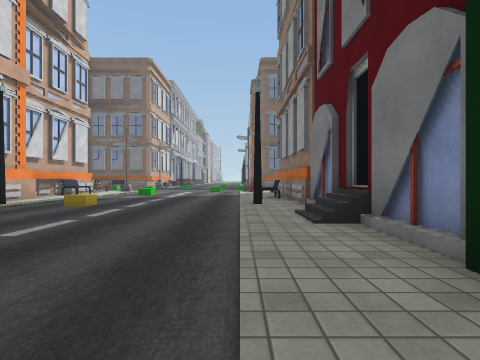
[1] (above)

24 first-person views from a walk through a scene from a Unity 3-D project. The camera is 1.2 m above the floor, looks level and sees 80° across. The floor is counted in squares, 2 m on a side. Each view is taken from the middle of a square. On the plan, view 1 faces up. The plan holds only what a view shows up to about 9 squares ahead; the rest is blank. The place goes on beyond the plan. Some surface patterns are stand-ins.

[2]
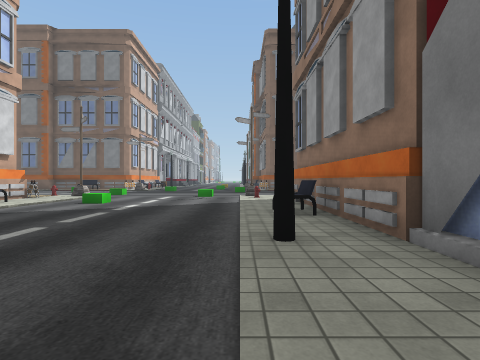

[3]
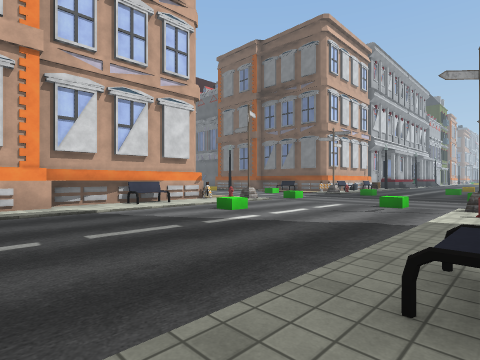

[4]
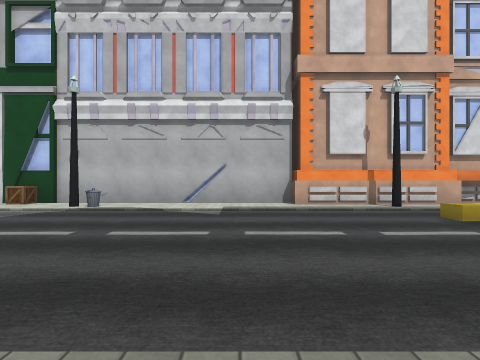

[5]
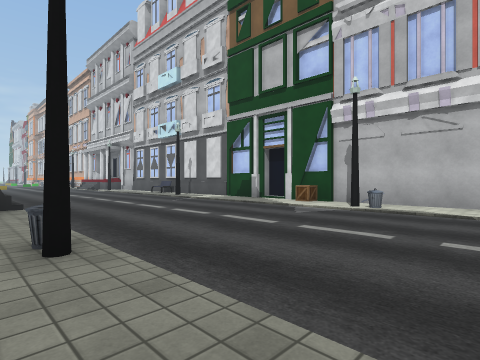

[6]
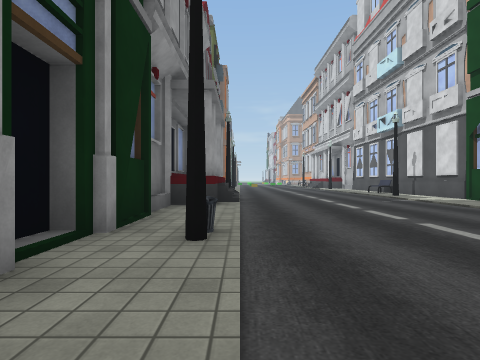

[7]
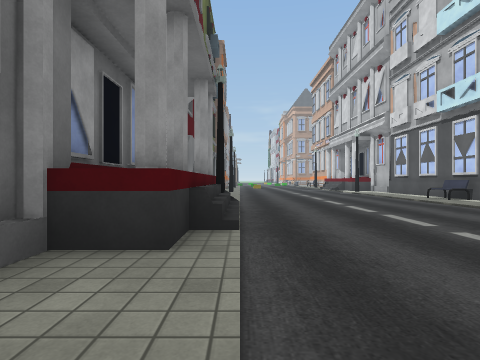

[8]
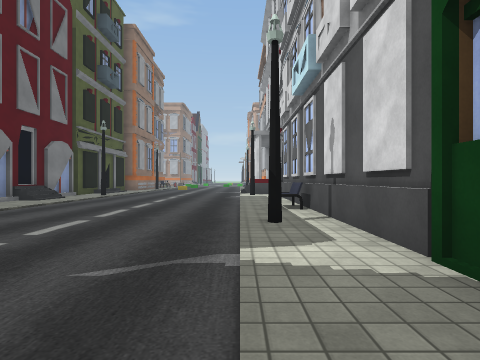

[9]
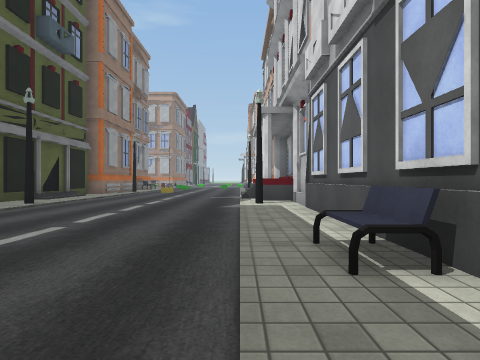

[10]
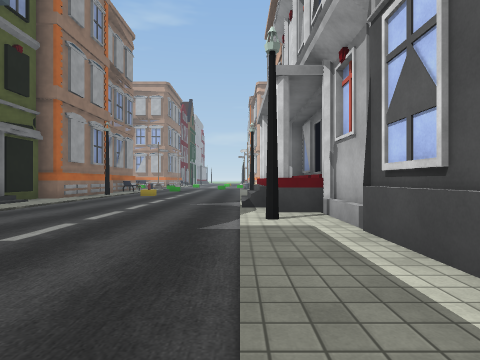

[11]
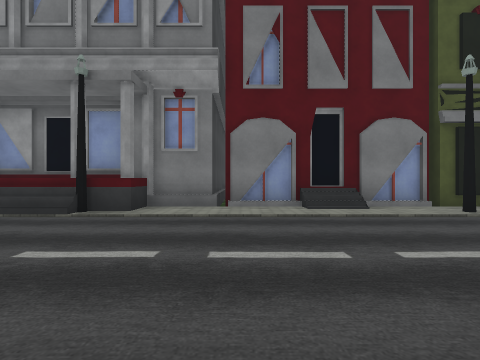

[12]
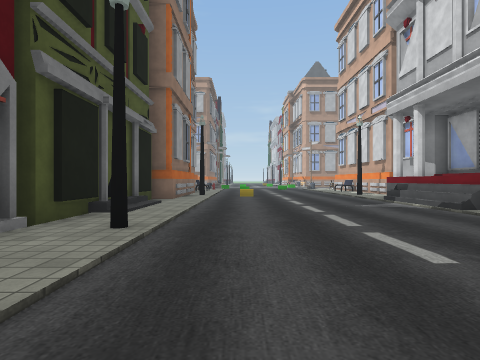

[13]
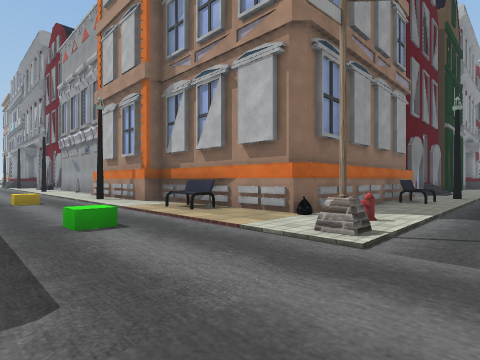

[14]
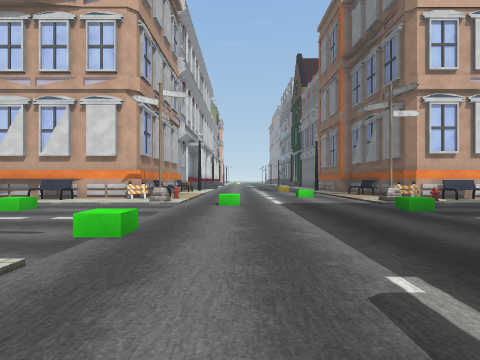

[15]
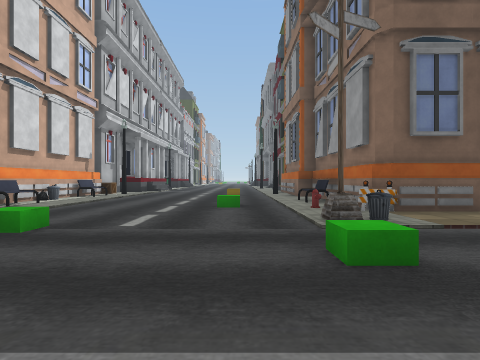

[16]
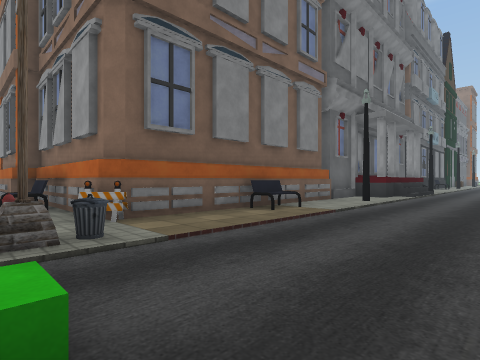

[17]
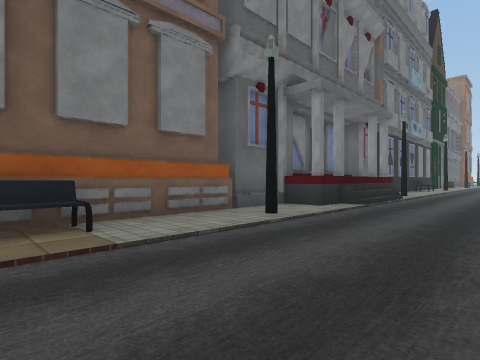

[18]
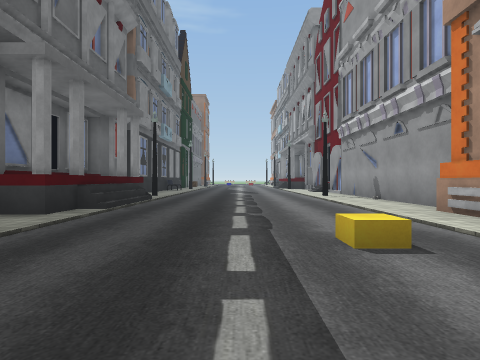

[19]
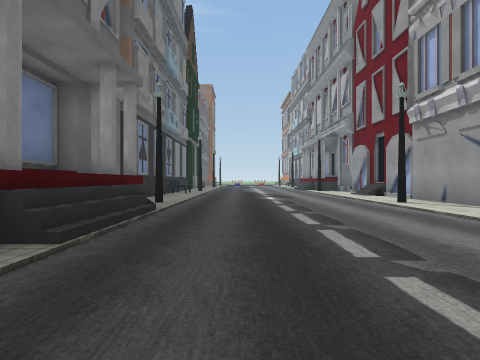

[20]
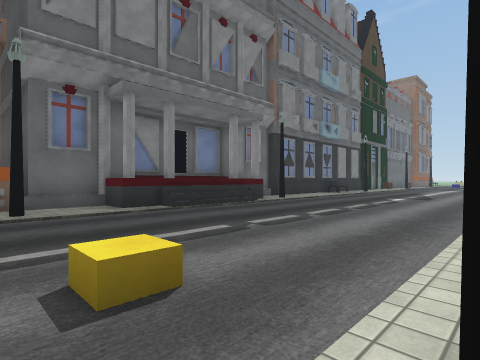

[21]
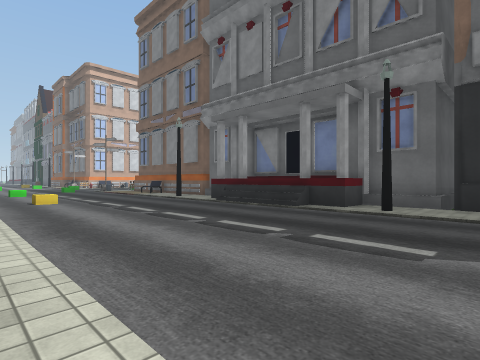

[22]
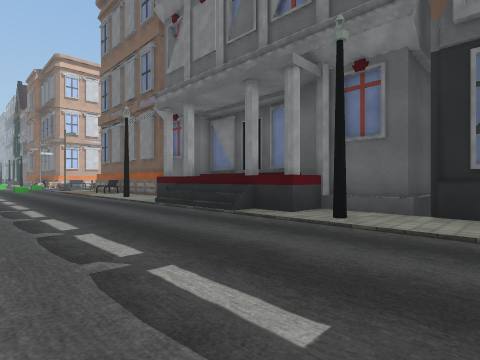

[23]
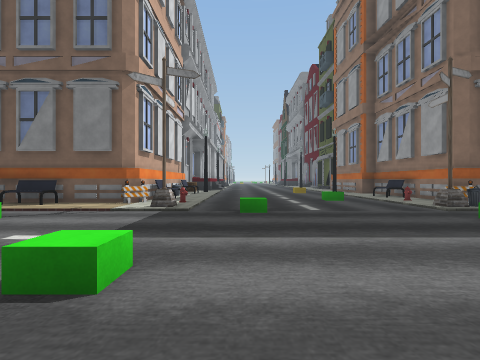

[24]
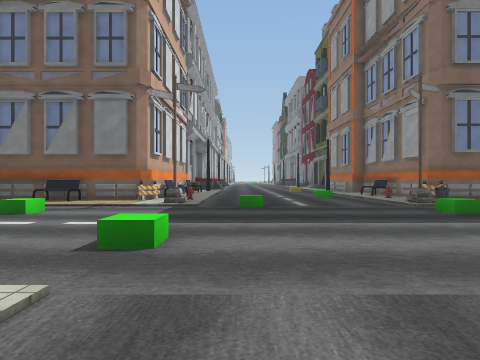

### Floor plan
Key: @ floor where view 1 was taken; # wall or solid block; . main floor; : floor 0.25 m higher than the main floor; + floor 1.5 m higher than the main floor; / step, stairs or slope; = window, fence, low wall or low ledge; B building; E bench; S streetlight; C cube; A barrier; H hydrant; G green cube; P pole; R crate; O other object.
Columns run from 8 left of view 1 to 17 right of it. Each row starts with its distance up from view 1.
 25  B.......BB     B
 24  B#......EB     B       #
 23  BE......EB     B       #
 22  BE....G.OB     B BBBB  #
 21 EAAO.....AABEEBBBBB   BB#B
 20 ..P.....P#......S.B//BBS..
 19 ....G.....................
 18 G.......G.................
 17 ..........................
 16  ..G.......G....C.........
 15  .........................
 14  OP....GP...E...S......S..
 13  A.......HBBEBBBBBBB######
 12  B........B
 11  BE.G.....B
 10  B........B
  9  BB......EB
  8  BB.......B
  7   S.C...S.B
  6   B.......#             BB
  5 BBB....../#
  4  B......./#
  3  #........#
  2  #........#
  1  #........#
  0  #=.....@.#
 -1  #S.....S.#
 -2  B........#
 -3  #R.......B
 -4   ......./B
 -5   ....../BB
 -6  #....../BB
 -7  B....../+B
 -8  #S.....SBB
 -9  #.......BB
-10  #E.......BBB
-11  #........#
-12  B........#
-13  #......./#
-14  B........#
-15  BS.....S.#
-16  B........B
-17  BB/.....:B
-18  B /.....:B
-19  B /......#
-20  BB/......#
-21  BB......BB

Where each view was taken, in squares from view 1:
view 1: 0 up, 0 right, facing up
view 2: 4 up, 0 right, facing up
view 3: 7 up, 1 right, facing up-left
view 4: 3 up, 1 right, facing left
view 5: 2 up, 1 right, facing down-left
view 6: 2 up, 0 right, facing down
view 7: 2 down, 0 right, facing down
view 8: 4 down, 5 left, facing down
view 9: 8 down, 5 left, facing down
view 10: 11 down, 5 left, facing down
view 11: 11 down, 5 left, facing right
view 12: 12 down, 1 left, facing down
view 13: 17 up, 1 left, facing down-right
view 14: 16 up, 2 right, facing left
view 15: 16 up, 1 left, facing up
view 16: 17 up, 0 right, facing up-right
view 17: 17 up, 4 right, facing up-right
view 18: 17 up, 5 right, facing right
view 19: 18 up, 8 right, facing right
view 20: 14 up, 7 right, facing up-right
view 21: 14 up, 17 right, facing up-left
view 22: 16 up, 17 right, facing up-left
view 23: 14 up, 4 left, facing up
view 24: 13 up, 4 left, facing up
